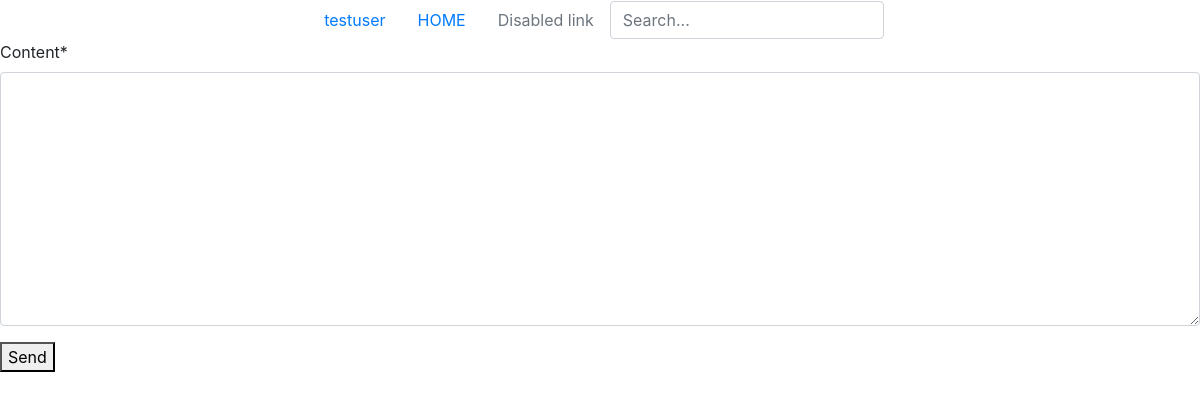
The page /users/chat/1/ (signed in) on the database as committed earlier.
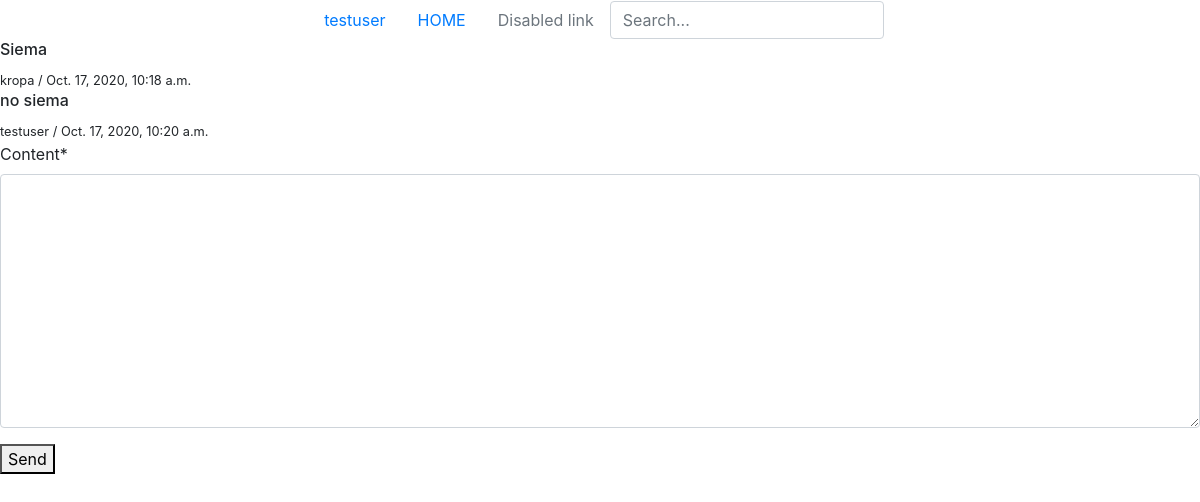
The same page on the database as committed later.
### users/models.py (models this page shows)
class Message(models.Model):
    message_by = models.ForeignKey(Profile, on_delete=models.CASCADE, related_name='inbox')
    message_to = models.ForeignKey(Profile, on_delete=models.CASCADE, related_name='sent')
    content = models.TextField(max_length=250, null=False, blank=False)
    date_of_create = models.DateTimeField(auto_now_add=True)

class Profile(models.Model):
    user = models.OneToOneField(User, on_delete=models.CASCADE)
    avatar = models.ImageField(default='default.jpg', null=True, blank=True, upload_to='media')
    def __str__(self) -> str:
        return f'{self.user.username}'

### users/views.py (the view, shortened to what this page needs)
# urls.py: path('chat/<int:profile_pk>/', Chat.as_view(), name='chat')
class Chat(CreateView):
    model = Message
    fields = ['content']
    template_name = 'users/chat.html'
    def get_context_data(self, **kwargs):
        context = super(Chat, self).get_context_data(**kwargs)
        current_user_profile = self.request.user.profile
        second_profile = Profile.objects.get(pk=self.kwargs.get('profile_pk'))
        context['messages'] = Message.objects.filter(
            Q(message_to=current_user_profile, message_by=second_profile)|
            Q(message_to=second_profile, message_by=current_user_profile)).order_by('date_of_create')
        return context

### users/templates/users/chat.html (shortened to what this page needs)
{% extends 'users/base.html' %}
{% load crispy_forms_tags %}
{% block content %}
    {% for message in messages %}
        <h6>{{ message.content }}</h6>
        <small>{{ message.message_by }} / {{ message.date_of_create }}</small>
    {% endfor %}
    <form action="" method="POST">
        {{ form|crispy }}
        <button>Send</button>
    </form>
{% endblock %}

### users/templates/users/base.html (shortened to what this page needs)
{% load static %}
<!DOCTYPE html>
<html lang="en">
<head>
    <link rel="stylesheet" href="https://stackpath.bootstrapcdn.com/bootstrap/4.5.0/css/bootstrap.min.css">
    <link rel="stylesheet" href="https://use.fontawesome.com/releases/v5.7.2/css/all.css">
</head>
<body>
    <nav class="nav justify-content-center">
      {% if user.is_authenticated %}
      <a class="nav-link active" href="{% url 'profile_detail' request.user.profile.pk %}">{{ request.user.username }}</a>
      {% endif %}
      <a class="nav-link" href="{% url 'homepage' %}">HOME</a>
      <a class="nav-link disabled" href="#">Disabled link</a>
      <form class="form-inline my-2 my-lg-0" action="{% url 'search' %}" method="GET">
        <input class="form-control mr-sm-2" type="text" name="search" placeholder="Search...">
      </form>
    </nav>
    {% block content %}
    {% endblock %}
</body>
</html>

Rows that differ between the two databases and show on the page:
added Message: content "Siema", message_by "kropa", date_of_create "Oct. 17, 2020, 10:18 a.m."
added Message: content "no siema", message_by "testuser", date_of_create "Oct. 17, 2020, 10:20 a.m."
